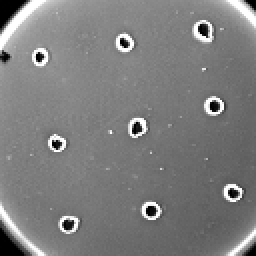
%> input picture Imagenes/gel.bmp, 128 x 128 px (shown 2 times larger)
$ octave DeteccionLaplaciano.m   (GNU Octave 9; MATLAB toolbox functions it lacks are replaced by stand-ins)
%> lines starting %> are read from the running program, lines starting %| are printed output that depends on the picture; in (x1, y1, x2, y2) boxes, pixels count from 0 and x2, y2 are one past the last pixel; in counts of white or black regions, pixels touching at a corner belong together; the program's own positions count from 1
close all
clear all
imtool close all

ImOrg = imread("../../Imagenes/gel.bmp");
%> ImOrg is the input picture: size 128x128 uint8; min 0, max 255, mean 125.5
Img1 = double(ImOrg);

%Máscara del filtro Laplaciano
WL=[1 1 1;
    1 -8 1;
    1 1 1];
ImgLap1=(imfilter(Img1,WL,'conv'));
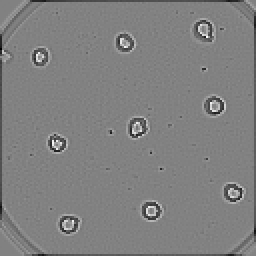
%> ImgLap1: size 128x128 double (shown 2 times larger); min -1106, max 1068, mean -11.2; drawn with min black and max white

%Calcular minimos y maximos despues de aplicar laplaciano
maxL=max(ImgLap1(:));
%> maxL = 1068
minL=min(ImgLap1(:));
%> minL = -1106
maxf= max(abs(maxL),abs(minL));
%> maxf = 1106
fprintf('Valor máximo del Laplaciano: %.2f\n',maxL );
%| Valor máximo del Laplaciano: 1068.00
fprintf('Valor mínimo del Laplaciano: %.2f\n', minL);
%| Valor mínimo del Laplaciano: -1106.00
fprintf('Valor maximof del Laplaciano: %.2f\n', maxf);
%| Valor maximof del Laplaciano: 1106.00

%Definimos diferentes valores T para el umbral
T=0.5*maxf;
%> T = 553
resultado = imgResFunc(ImgLap1, T);
%> in imgResFunc, `imgRes(abs(ImgLap1) >= T) = 1;`:
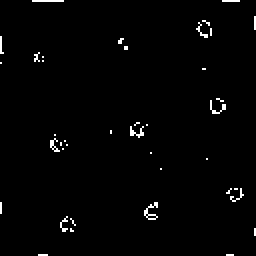
%> imgRes: size 128x128 double (shown 2 times larger); values 0 (black) and 1 (white), 1.5% white in thin lines or dots
T=0.25*maxf;
%> T = 276.5
resultado1 = imgResFunc(ImgLap1, T);
%> call 2 of imgResFunc, with T = 276.5
%> in imgResFunc (call 2), `imgRes(abs(ImgLap1) >= T) = 1;`:
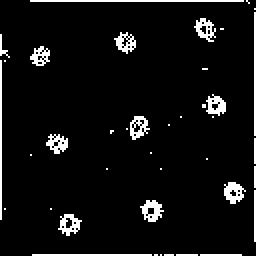
%> imgRes: size 128x128 double (shown 2 times larger); values 0 (black) and 1 (white), 6.4% white in thin lines or dots
T=0.1*maxf;
%> T = 110.6
resultado2 = imgResFunc(ImgLap1, T);
%> call 3 of imgResFunc, with T = 110.6
%> in imgResFunc (call 3), `imgRes(abs(ImgLap1) >= T) = 1;`:
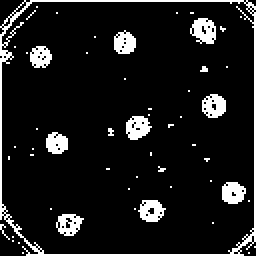
%> imgRes: size 128x128 double (shown 2 times larger); values 0 (black) and 1 (white), 10.2% white; 55 white regions (45 under 20 px), largest, box (x1, y1, x2, y2) and area: (0, 0, 128, 128) 660, (95, 9, 108, 22) 116, (63, 58, 76, 70) 108
T=0.05*maxf;
%> T = 55.3
resultado3 = imgResFunc(ImgLap1, T);
%> call 4 of imgResFunc, with T = 55.3
%> in imgResFunc (call 4), `imgRes(abs(ImgLap1) >= T) = 1;`:
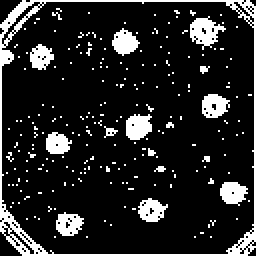
%> imgRes: size 128x128 double (shown 2 times larger); values 0 (black) and 1 (white), 14.8% white; 218 white regions (208 under 20 px), largest, box (x1, y1, x2, y2) and area: (0, 0, 128, 128) 941, (95, 8, 113, 25) 160, (63, 57, 76, 70) 133

%Mostrar resultados
figure;
subplot(2,3,1), imshow(Img1,[]), title('Original');
subplot(2,3,2), imshow(ImgLap1,[]), title('Laplaciano');
subplot(2,3,3), imshow(resultado,[]), title('Umbral 0.5')
subplot(2,3,4), imshow(resultado1,[]), title('Umbral 0.25');
subplot(2,3,5), imshow(resultado2,[]), title('Umbral 0.1');
subplot(2,3,6), imshow(resultado3,[]), title('Umbral 0.05');

function imgRes = imgResFunc(ImgLap1, T)
    %Salidas:
    % - 1 donde |L(x,y)| >= T
    % - 0 en otro caso

    %Imagen resultante inicializada con 0s
    imgRes = zeros(size(ImgLap1));

    %Condición del umbral
    imgRes(abs(ImgLap1) >= T) = 1;
end

$ run again, with Imagenes/caballo.bmp copied over Imagenes/gel.bmp
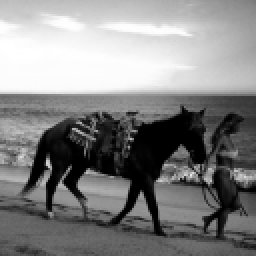
%> input picture Imagenes/caballo.bmp, 128 x 128 px (shown 2 times larger)
%> ImOrg is the input picture: size 128x128 uint8; min 0, max 255, mean 131.9
%> maxL = 641
%> minL = -932
%> maxf = 932
%| Valor máximo del Laplaciano: 641.00
%| Valor mínimo del Laplaciano: -932.00
%| Valor maximof del Laplaciano: 932.00
%> `T=0.5*maxf;`: T = 466
%> in imgResFunc, `imgRes(abs(ImgLap1) >= T) = 1;`:
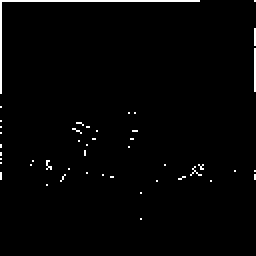
%> imgRes: size 128x128 double (shown 2 times larger); values 0 (black) and 1 (white), 1.6% white in thin lines or dots, all inside (x1, y1, x2, y2) = (0, 0, 128, 110)
%> `T=0.25*maxf;`: T = 233
%> imgRes: size 128x128 double; values 0 (black) and 1 (white), 7.3% white in thin lines or dots
%> `T=0.1*maxf;`: T = 93.2
%> imgRes: size 128x128 double; values 0 (black) and 1 (white), 20.5% white in thin lines or dots
%> `T=0.05*maxf;`: T = 46.6
%> in imgResFunc (call 4), `imgRes(abs(ImgLap1) >= T) = 1;`:
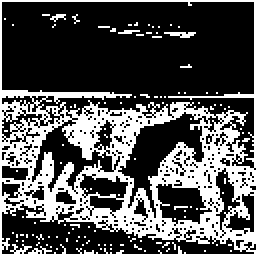
%> imgRes: size 128x128 double (shown 2 times larger); values 0 (black) and 1 (white), 32.5% white in thin lines or dots
